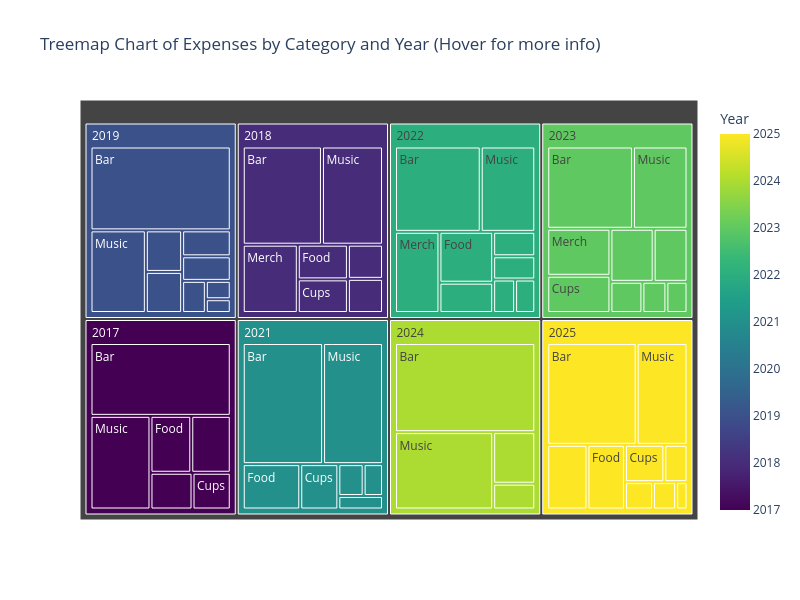

This figure's notebook cell:
### Code cell
# treemap of expenses by category and year

# group and sort sums by Category and Year
df_cat_year_sum = df.groupby(["Category", "Year"]).sum().reset_index()

# calculate percentage of total expenses for each category-year combination
df_cat_year_sum["Percentage"] = df_cat_year_sum.groupby("Year")["Amount"].transform(
    lambda x: x / x.sum() * 100
)

# plot the chart
fig = px.treemap(
    df_cat_year_sum,
    path=["Year", "Category"],
    values="Percentage",
    color="Year",
    color_continuous_scale="Viridis",
    title="Treemap Chart of Expenses by Category and Year (Hover for more info)",
    custom_data=["Percentage", "Amount"],
)

# update layout for better display
fig.update_layout(
    height=600,
    width=800,
    uniformtext=dict(minsize=12, mode="hide"),
)

# format percentage
fig.update_traces(
    hovertemplate="Year: %{parent}<br>Category: %{label}<br>Percentage: %{customdata[0]:.2f}%<br>Amount: $%{customdata[1]:.2f}"
)

fig.show()

### Figure 1 — Plotly figure (JSON) as saved in the notebook; plotly's stock layout.template omitted (floating-point values rounded to 4 significant figures; data arrays with more than 128 entries replaced by an {"elided": "..."} marker saying what was removed)
{"data": [{"branchvalues": "total", "customdata": {"elided": "68x3 mixed values"}, "domain": {"x": [0, 1], "y": [0, 1]}, "hovertemplate": "Year: %{parent}<br>Category: %{label}<br>Percentage: %{customdata[0]:.2f}%<br>Amount: $%{customdata[1]:.2f}", "ids": ["2017/Bar", "2018/Bar", "2019/Bar", "2021/Bar", "2022/Bar", "2023/Bar", "2024/Bar", "2025/Bar", "2017/Cleaning", "2018/Cleaning", "2019/Cleaning", "2021/Cleaning", "2022/Cleaning", "2023/Cleaning", "2024/Cleaning", "2025/Cleaning", "2017/Cups", "2018/Cups", "2019/Cups", "2021/Cups", "2022/Cups", "2023/Cups", "2025/Cups", "2018/Decoration", "2019/Decoration", "2022/Decoration", "2023/Decoration", "2025/Decoration", "2017/Food", "2018/Food", "2019/Food", "2021/Food", "2022/Food", "2023/Food", "2024/Food", "2025/Food", "2019/Logo", "2021/Logo", "2022/Logo", "2023/Logo", "2025/Logo", "2017/Merch", "2018/Merch", "2019/Merch", "2021/Merch", "2022/Merch", "2023/Merch", "2025/Merch", "2017/Music", "2018/Music", "2019/Music", "2021/Music", "2022/Music", "2023/Music", "2024/Music", "2025/Music", "2019/Porta Potty", "2022/Porta Potty", "2023/Porta Potty", "2025/Porta Potty", "2017", "2018", "2019", "2021", "2022", "2023", "2024", "2025"], "labels": ["Bar", "Bar", "Bar", "Bar", "Bar", "Bar", "Bar", "Bar", "Cleaning", "Cleaning", "Cleaning", "Cleaning", "Cleaning", "Cleaning", "Cleaning", "Cleaning", "Cups", "Cups", "Cups", "Cups", "Cups", "Cups", "Cups", "Decoration", "Decoration", "Decoration", "Decoration", "Decoration", "Food", "Food", "Food", "Food", "Food", "Food", "Food", "Food", "Logo", "Logo", "Logo", "Logo", "Logo", "Merch", "Merch", "Merch", "Merch", "Merch", "Merch", "Merch", "Music", "Music", "Music", "Music", "Music", "Music", "Music", "Music", "Porta Potty", "Porta Potty", "Porta Potty", "Porta Potty", "2017", "2018", "2019", "2021", "2022", "2023", "2024", "2025"], "marker": {"coloraxis": "coloraxis", "colors": [2017, 2018, 2019, 2021, 2022, 2023, 2024, 2025.0, 2017.0, 2018, 2019, 2021, 2022, 2023.0, 2024.0, 2025, 2017, 2018, 2019, 2021, 2022.0, 2023, 2025, 2018, 2019, 2022, 2023, 2025.0, 2017, 2018, 2019, 2021.0, 2022, 2023, 2024.0, 2025, 2019, 2021, 2022.0, 2023.0, 2025, 2017, 2018, 2019, 2021, 2022, 2023, 2025.0, 2017, 2018, 2019, 2021, 2022.0, 2023.0, 2024, 2025, 2019, 2022, 2023.0, 2025, 2017, 2018, 2019, 2021, 2022, 2023, 2024, 2025]}, "name": "", "parents": ["2017", "2018", "2019", "2021", "2022", "2023", "2024", "2025", "2017", "2018", "2019", "2021", "2022", "2023", "2024", "2025", "2017", "2018", "2019", "2021", "2022", "2023", "2025", "2018", "2019", "2022", "2023", "2025", "2017", "2018", "2019", "2021", "2022", "2023", "2024", "2025", "2019", "2021", "2022", "2023", "2025", "2017", "2018", "2019", "2021", "2022", "2023", "2025", "2017", "2018", "2019", "2021", "2022", "2023", "2024", "2025", "2019", "2022", "2023", "2025", "", "", "", "", "", "", "", ""], "type": "treemap", "values": [43.76, 33.31, 50.37, 41.67, 31.33, 30.2, 53.53, 39.0, 6.615, 5.133, 3.264, 3.454, 6.971, 9.821, 9.294, 11.13, 6.013, 7.216, 6.383, 7.397, 2.889, 10.07, 6.287, 5.133, 1.959, 4.4, 2.818, 2.709, 9.942, 7.442, 6.457, 11.17, 11.7, 7.685, 4.647, 10.39, 1.469, 2.584, 4.194, 4.27, 1.331, 9.621, 16.1, 5.113, 2.639, 15.45, 12.71, 3.291, 24.05, 25.66, 19.59, 31.09, 19.92, 19.22, 32.53, 22.17, 5.401, 3.146, 3.203, 3.695, 100, 100, 100.0, 100, 100, 100, 100, 100]}], "layout": {"coloraxis": {"colorbar": {"title": {"text": "Year"}}, "colorscale": [[0, "#440154"], [0.1111, "#482878"], [0.2222, "#3e4989"], [0.3333, "#31688e"], [0.4444, "#26828e"], [0.5556, "#1f9e89"], [0.6667, "#35b779"], [0.7778, "#6ece58"], [0.8889, "#b5de2b"], [1, "#fde725"]]}, "height": 600, "legend": {"tracegroupgap": 0}, "title": {"text": "Treemap Chart of Expenses by Category and Year (Hover for more info)"}, "uniformtext": {"minsize": 12, "mode": "hide"}, "width": 800}}
